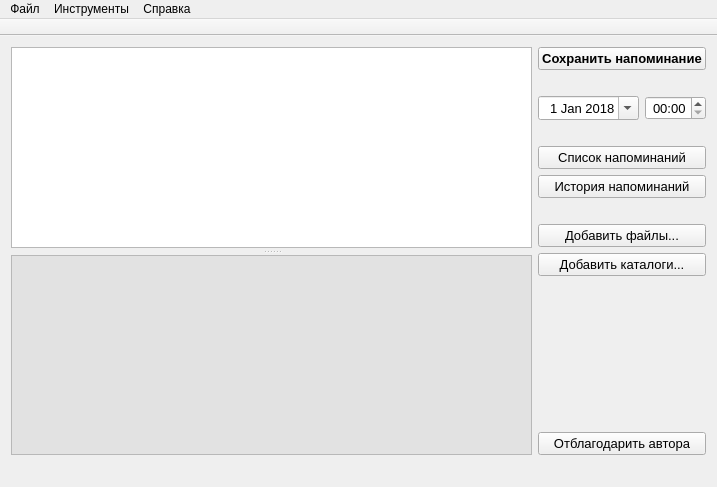
<?xml version="1.0" encoding="UTF-8"?>
<ui version="4.0">
 <class>MainWindow</class>
 <widget class="QMainWindow" name="MainWindow">
  <property name="geometry">
   <rect>
    <x>0</x>
    <y>0</y>
    <width>717</width>
    <height>487</height>
   </rect>
  </property>
  <property name="sizePolicy">
   <sizepolicy hsizetype="Expanding" vsizetype="Expanding">
    <horstretch>0</horstretch>
    <verstretch>0</verstretch>
   </sizepolicy>
  </property>
  <property name="minimumSize">
   <size>
    <width>717</width>
    <height>487</height>
   </size>
  </property>
  <property name="windowTitle">
   <string>Reminder</string>
  </property>
  <property name="windowIcon">
   <iconset resource="qrcrem.qrc">
    <normaloff>:/images/reminder.ico</normaloff>:/images/reminder.ico</iconset>
  </property>
  <widget class="QWidget" name="centralWidget">
   <layout class="QGridLayout" name="gridLayout">
    <item row="0" column="0">
     <layout class="QVBoxLayout" name="verticalLayout">
      <item>
       <layout class="QHBoxLayout" name="horizontalLayout_2">
        <item>
         <widget class="QSplitter" name="splitter">
          <property name="sizePolicy">
           <sizepolicy hsizetype="Expanding" vsizetype="Expanding">
            <horstretch>0</horstretch>
            <verstretch>0</verstretch>
           </sizepolicy>
          </property>
          <property name="lineWidth">
           <number>1</number>
          </property>
          <property name="orientation">
           <enum>Qt::Vertical</enum>
          </property>
          <property name="handleWidth">
           <number>7</number>
          </property>
          <widget class="QTextEdit" name="textEdit">
           <property name="sizePolicy">
            <sizepolicy hsizetype="Expanding" vsizetype="MinimumExpanding">
             <horstretch>0</horstretch>
             <verstretch>0</verstretch>
            </sizepolicy>
           </property>
           <property name="minimumSize">
            <size>
             <width>520</width>
             <height>60</height>
            </size>
           </property>
           <property name="baseSize">
            <size>
             <width>526</width>
             <height>203</height>
            </size>
           </property>
           <property name="font">
            <font>
             <pointsize>12</pointsize>
             <weight>75</weight>
             <bold>true</bold>
            </font>
           </property>
          </widget>
          <widget class="QTextEdit" name="textEditOut">
           <property name="sizePolicy">
            <sizepolicy hsizetype="Preferred" vsizetype="Maximum">
             <horstretch>0</horstretch>
             <verstretch>0</verstretch>
            </sizepolicy>
           </property>
           <property name="minimumSize">
            <size>
             <width>520</width>
             <height>50</height>
            </size>
           </property>
           <property name="sizeIncrement">
            <size>
             <width>0</width>
             <height>0</height>
            </size>
           </property>
           <property name="baseSize">
            <size>
             <width>526</width>
             <height>202</height>
            </size>
           </property>
           <property name="palette">
            <palette>
             <active>
              <colorrole role="BrightText">
               <brush brushstyle="SolidPattern">
                <color alpha="255">
                 <red>255</red>
                 <green>255</green>
                 <blue>255</blue>
                </color>
               </brush>
              </colorrole>
              <colorrole role="Base">
               <brush brushstyle="SolidPattern">
                <color alpha="255">
                 <red>226</red>
                 <green>226</green>
                 <blue>226</blue>
                </color>
               </brush>
              </colorrole>
             </active>
             <inactive>
              <colorrole role="BrightText">
               <brush brushstyle="SolidPattern">
                <color alpha="255">
                 <red>255</red>
                 <green>255</green>
                 <blue>255</blue>
                </color>
               </brush>
              </colorrole>
              <colorrole role="Base">
               <brush brushstyle="SolidPattern">
                <color alpha="255">
                 <red>226</red>
                 <green>226</green>
                 <blue>226</blue>
                </color>
               </brush>
              </colorrole>
             </inactive>
             <disabled>
              <colorrole role="BrightText">
               <brush brushstyle="SolidPattern">
                <color alpha="255">
                 <red>255</red>
                 <green>255</green>
                 <blue>255</blue>
                </color>
               </brush>
              </colorrole>
              <colorrole role="Base">
               <brush brushstyle="SolidPattern">
                <color alpha="255">
                 <red>240</red>
                 <green>240</green>
                 <blue>240</blue>
                </color>
               </brush>
              </colorrole>
             </disabled>
            </palette>
           </property>
           <property name="font">
            <font>
             <pointsize>10</pointsize>
             <italic>true</italic>
            </font>
           </property>
           <property name="readOnly">
            <bool>true</bool>
           </property>
          </widget>
         </widget>
        </item>
        <item>
         <layout class="QVBoxLayout" name="verticalLayout_2">
          <item>
           <widget class="QPushButton" name="pBAdd">
            <property name="font">
             <font>
              <pointsize>10</pointsize>
              <weight>75</weight>
              <bold>true</bold>
             </font>
            </property>
            <property name="text">
             <string>Сохранить напоминание</string>
            </property>
           </widget>
          </item>
          <item>
           <widget class="QLabel" name="label">
            <property name="enabled">
             <bool>false</bool>
            </property>
            <property name="sizePolicy">
             <sizepolicy hsizetype="Preferred" vsizetype="Fixed">
              <horstretch>0</horstretch>
              <verstretch>0</verstretch>
             </sizepolicy>
            </property>
            <property name="minimumSize">
             <size>
              <width>0</width>
              <height>10</height>
             </size>
            </property>
            <property name="text">
             <string/>
            </property>
           </widget>
          </item>
          <item>
           <layout class="QHBoxLayout" name="horizontalLayout">
            <item>
             <widget class="QDateEdit" name="dateEdit">
              <property name="font">
               <font>
                <pointsize>10</pointsize>
               </font>
              </property>
              <property name="alignment">
               <set>Qt::AlignRight|Qt::AlignTrailing|Qt::AlignVCenter</set>
              </property>
              <property name="minimumDate">
               <date>
                <year>2018</year>
                <month>1</month>
                <day>1</day>
               </date>
              </property>
              <property name="calendarPopup">
               <bool>true</bool>
              </property>
              <property name="date">
               <date>
                <year>2018</year>
                <month>1</month>
                <day>1</day>
               </date>
              </property>
             </widget>
            </item>
            <item>
             <widget class="QTimeEdit" name="timeEdit">
              <property name="font">
               <font>
                <pointsize>10</pointsize>
               </font>
              </property>
              <property name="alignment">
               <set>Qt::AlignRight|Qt::AlignTrailing|Qt::AlignVCenter</set>
              </property>
              <property name="displayFormat">
               <string>HH:mm</string>
              </property>
              <property name="calendarPopup">
               <bool>false</bool>
              </property>
             </widget>
            </item>
           </layout>
          </item>
          <item>
           <widget class="QLabel" name="label_2">
            <property name="enabled">
             <bool>false</bool>
            </property>
            <property name="sizePolicy">
             <sizepolicy hsizetype="Preferred" vsizetype="Fixed">
              <horstretch>0</horstretch>
              <verstretch>0</verstretch>
             </sizepolicy>
            </property>
            <property name="minimumSize">
             <size>
              <width>0</width>
              <height>10</height>
             </size>
            </property>
            <property name="text">
             <string/>
            </property>
           </widget>
          </item>
          <item>
           <widget class="QPushButton" name="pBList">
            <property name="font">
             <font>
              <pointsize>10</pointsize>
             </font>
            </property>
            <property name="text">
             <string>Список напоминаний</string>
            </property>
           </widget>
          </item>
          <item>
           <widget class="QPushButton" name="pBHistList">
            <property name="font">
             <font>
              <pointsize>10</pointsize>
             </font>
            </property>
            <property name="text">
             <string>История напоминаний</string>
            </property>
           </widget>
          </item>
          <item>
           <widget class="QLabel" name="label_3">
            <property name="enabled">
             <bool>false</bool>
            </property>
            <property name="sizePolicy">
             <sizepolicy hsizetype="Preferred" vsizetype="Fixed">
              <horstretch>0</horstretch>
              <verstretch>0</verstretch>
             </sizepolicy>
            </property>
            <property name="minimumSize">
             <size>
              <width>0</width>
              <height>10</height>
             </size>
            </property>
            <property name="text">
             <string/>
            </property>
           </widget>
          </item>
          <item>
           <widget class="QPushButton" name="pBAddFiles">
            <property name="font">
             <font>
              <pointsize>10</pointsize>
             </font>
            </property>
            <property name="text">
             <string>Добавить файлы...</string>
            </property>
           </widget>
          </item>
          <item>
           <widget class="QPushButton" name="pBAddDirs">
            <property name="font">
             <font>
              <pointsize>10</pointsize>
             </font>
            </property>
            <property name="text">
             <string>Добавить каталоги...</string>
            </property>
           </widget>
          </item>
          <item>
           <spacer name="verticalSpacer_2">
            <property name="orientation">
             <enum>Qt::Vertical</enum>
            </property>
            <property name="sizeHint" stdset="0">
             <size>
              <width>20</width>
              <height>40</height>
             </size>
            </property>
           </spacer>
          </item>
          <item>
           <widget class="QPushButton" name="pBDonate">
            <property name="font">
             <font>
              <pointsize>10</pointsize>
             </font>
            </property>
            <property name="text">
             <string>Отблагодарить автора</string>
            </property>
           </widget>
          </item>
         </layout>
        </item>
       </layout>
      </item>
      <item>
       <widget class="QLabel" name="lbClock">
        <property name="font">
         <font>
          <pointsize>10</pointsize>
          <weight>75</weight>
          <bold>true</bold>
         </font>
        </property>
        <property name="text">
         <string/>
        </property>
       </widget>
      </item>
     </layout>
    </item>
   </layout>
  </widget>
  <widget class="QMenuBar" name="menuBar">
   <property name="geometry">
    <rect>
     <x>0</x>
     <y>0</y>
     <width>717</width>
     <height>21</height>
    </rect>
   </property>
   <widget class="QMenu" name="menu">
    <property name="title">
     <string>Файл</string>
    </property>
    <addaction name="actHide"/>
    <addaction name="separator"/>
    <addaction name="actExit"/>
   </widget>
   <widget class="QMenu" name="menu_2">
    <property name="title">
     <string>Справка</string>
    </property>
    <addaction name="actAbout"/>
    <addaction name="separator"/>
    <addaction name="actionReadme_txt"/>
   </widget>
   <widget class="QMenu" name="menu_3">
    <property name="title">
     <string>Инструменты</string>
    </property>
    <widget class="QMenu" name="menu_4">
     <property name="title">
      <string>Звуки</string>
     </property>
     <addaction name="actNoSound"/>
     <addaction name="separator"/>
     <addaction name="actionbushorn"/>
     <addaction name="actioncow"/>
     <addaction name="actionhey"/>
     <addaction name="actionkostel"/>
     <addaction name="actionphone"/>
     <addaction name="separator"/>
     <addaction name="actMySound"/>
    </widget>
    <addaction name="actCancelFiles"/>
    <addaction name="actCancelDirs"/>
    <addaction name="separator"/>
    <addaction name="actAutoOpenFiles"/>
    <addaction name="actAutoOpenDirs"/>
    <addaction name="separator"/>
    <addaction name="menu_4"/>
    <addaction name="separator"/>
    <addaction name="actAutoLoad"/>
   </widget>
   <addaction name="menu"/>
   <addaction name="menu_3"/>
   <addaction name="menu_2"/>
  </widget>
  <widget class="QToolBar" name="mainToolBar">
   <property name="enabled">
    <bool>false</bool>
   </property>
   <property name="movable">
    <bool>false</bool>
   </property>
   <attribute name="toolBarArea">
    <enum>TopToolBarArea</enum>
   </attribute>
   <attribute name="toolBarBreak">
    <bool>false</bool>
   </attribute>
  </widget>
  <action name="actExit">
   <property name="text">
    <string>&amp;Выход (Esc)</string>
   </property>
  </action>
  <action name="actAbout">
   <property name="text">
    <string>О программе</string>
   </property>
  </action>
  <action name="actHide">
   <property name="text">
    <string>Свернуть в трей (Ctrl+Q)</string>
   </property>
   <property name="visible">
    <bool>true</bool>
   </property>
   <property name="iconVisibleInMenu">
    <bool>true</bool>
   </property>
   <property name="shortcutVisibleInContextMenu">
    <bool>false</bool>
   </property>
  </action>
  <action name="actList">
   <property name="text">
    <string>Список напоминаний (Ctrl+L)</string>
   </property>
  </action>
  <action name="actHistList">
   <property name="text">
    <string>История напоминаний (Ctrl+H)</string>
   </property>
  </action>
  <action name="actAutoLoad">
   <property name="checkable">
    <bool>true</bool>
   </property>
   <property name="text">
    <string>Автозагрузка</string>
   </property>
   <property name="priority">
    <enum>QAction::HighPriority</enum>
   </property>
  </action>
  <action name="actAdd">
   <property name="text">
    <string>Добавить напоминание (Ctrl+F)</string>
   </property>
  </action>
  <action name="actNoSound">
   <property name="checkable">
    <bool>true</bool>
   </property>
   <property name="text">
    <string>Отключить</string>
   </property>
  </action>
  <action name="actionbushorn">
   <property name="checkable">
    <bool>true</bool>
   </property>
   <property name="text">
    <string>bushorn</string>
   </property>
  </action>
  <action name="actioncow">
   <property name="checkable">
    <bool>true</bool>
   </property>
   <property name="text">
    <string>cow</string>
   </property>
  </action>
  <action name="actionhey">
   <property name="checkable">
    <bool>true</bool>
   </property>
   <property name="text">
    <string>hey</string>
   </property>
  </action>
  <action name="actionkostel">
   <property name="checkable">
    <bool>true</bool>
   </property>
   <property name="text">
    <string>kostel</string>
   </property>
  </action>
  <action name="actionphone">
   <property name="checkable">
    <bool>true</bool>
   </property>
   <property name="text">
    <string>phone</string>
   </property>
  </action>
  <action name="actMySound">
   <property name="checkable">
    <bool>true</bool>
   </property>
   <property name="text">
    <string>Свой звук...</string>
   </property>
  </action>
  <action name="actAddFiles">
   <property name="text">
    <string>Выбрать файлы...</string>
   </property>
  </action>
  <action name="actAddDirs">
   <property name="text">
    <string>Выбрать каталоги...</string>
   </property>
  </action>
  <action name="actCancelFiles">
   <property name="text">
    <string>Отменить выбор файлов</string>
   </property>
  </action>
  <action name="actCancelDirs">
   <property name="text">
    <string>Отменить выбор каталогов</string>
   </property>
  </action>
  <action name="actAutoOpenFiles">
   <property name="checkable">
    <bool>true</bool>
   </property>
   <property name="text">
    <string>Открывать файлы автоматически</string>
   </property>
  </action>
  <action name="actAutoOpenDirs">
   <property name="checkable">
    <bool>true</bool>
   </property>
   <property name="text">
    <string>Открывать каталоги автоматически</string>
   </property>
  </action>
  <action name="actionReadme_txt">
   <property name="text">
    <string>Readme.txt</string>
   </property>
  </action>
 </widget>
 <layoutdefault spacing="6" margin="11"/>
 <resources>
  <include location="qrcrem.qrc"/>
 </resources>
 <connections>
  <connection>
   <sender>actExit</sender>
   <signal>triggered(bool)</signal>
   <receiver>MainWindow</receiver>
   <slot>close()</slot>
   <hints>
    <hint type="sourcelabel">
     <x>-1</x>
     <y>-1</y>
    </hint>
    <hint type="destinationlabel">
     <x>356</x>
     <y>201</y>
    </hint>
   </hints>
  </connection>
  <connection>
   <sender>actHide</sender>
   <signal>triggered(bool)</signal>
   <receiver>MainWindow</receiver>
   <slot>hide()</slot>
   <hints>
    <hint type="sourcelabel">
     <x>-1</x>
     <y>-1</y>
    </hint>
    <hint type="destinationlabel">
     <x>356</x>
     <y>201</y>
    </hint>
   </hints>
  </connection>
 </connections>
</ui>
